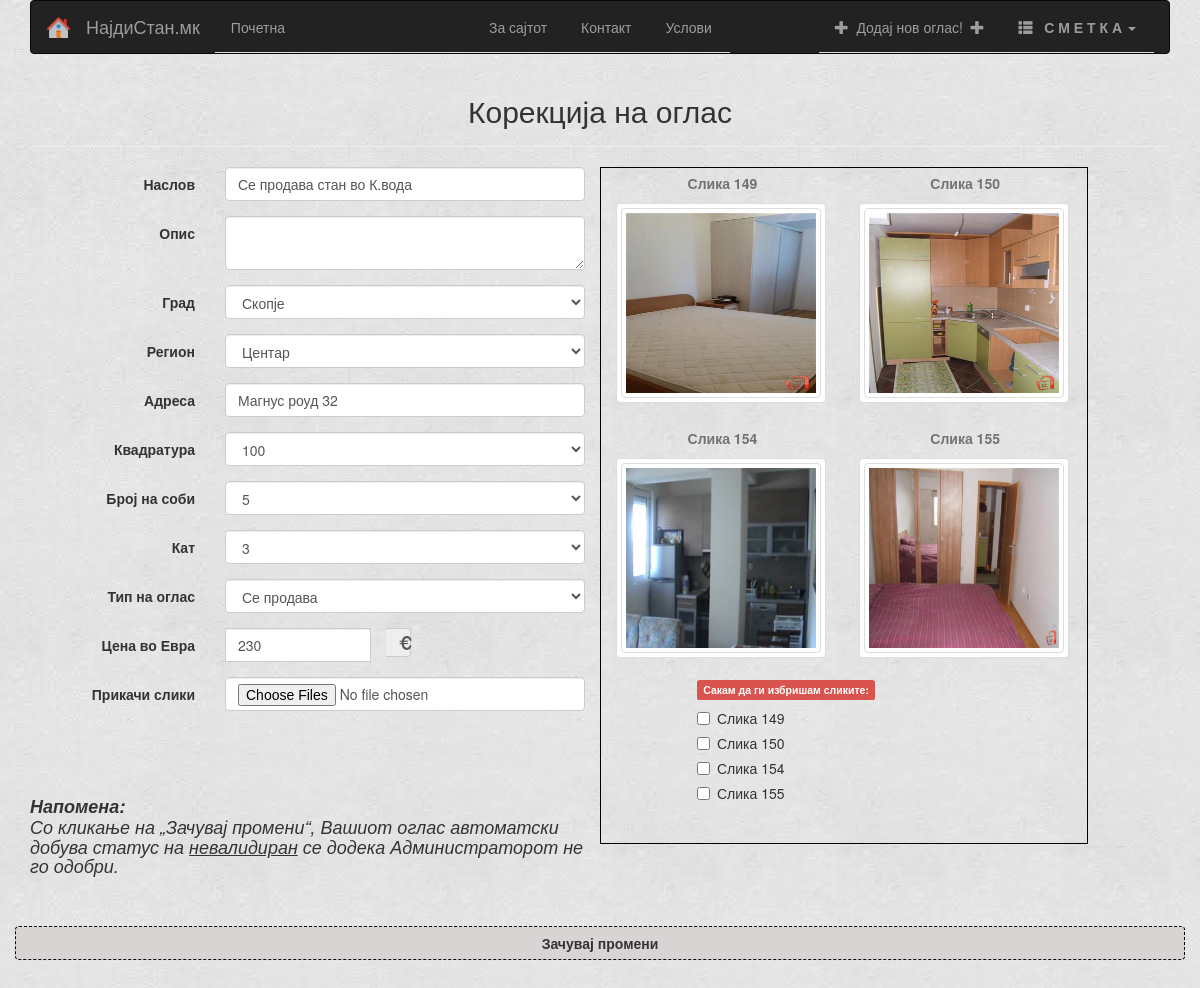
/listing/edit/35 (signed in), run on the app's committed database.
### app/models.py (models this page shows, shortened)
class Condo(db.Model):
    condoId = db.Column(db.Integer, primary_key=True)
    title = db.Column(db.String(30))
    description = db.Column(db.String(150))
    city = db.Column(db.String(30))
    area = db.Column(db.String(30), nullable=True)
    address = db.Column(db.String(80))
    price = db.Column(db.Integer)
    quadrature = db.Column(db.Integer)
    rooms = db.Column(db.Integer)
    floor = db.Column(db.Integer)
    timestamp = db.Column(db.DateTime)
    timesVisited = db.Column(db.Integer)
    available = db.Column(db.Boolean, default=True)
    isApproved = db.Column(db.Boolean, default=False)
    types = db.Column(db.Boolean, default=False)
    user_id = db.Column(db.Integer, db.ForeignKey('users.userId'))
    comsPerCondo = db.relationship('Comment', backref='commentsPerCondo', lazy='dynamic')
    imgsPerCondo = db.relationship('Images', backref='imagesPerCondo', lazy='dynamic')
    actedOn = db.Column(db.Boolean, default=False)

class Images(db.Model):
    imgId = db.Column(db.Integer, primary_key=True)
    path = db.Column(db.String(256))
    condo_id = db.Column(db.Integer, db.ForeignKey('condo.condoId'))

### app/views.py (the view)
@app.route('/listing/edit/<int:cid>')
@login_required
def listingEdit(cid):
    form = ListingForm()
    condoID = Condo.query.get(cid)
    if not condoID:
        flash('Не постои таков стан!')
        return redirect(url_for('index'))
    if condoID.user_id is not current_user.userId:
        flash('Немате доволно привилегии за таква акција!')
        return redirect(url_for('index'))
    condoPics = condoID.imgsPerCondo.all()
    return render_template('listingEdit.html', ccid=condoID, cpics=condoPics, form=form, title='Измена на оглас')

### app/forms.py
class ListingForm(FlaskForm):
    title = StringField('Наслов', validators=[DataRequired(message='Задолжително поле'), Length(min=2, max=100, message='Насловот мора да биде од 2 до 100 карактери')])
    description = TextAreaField('Опис')
    city = SelectField('Град', choices=CITIES, default='Скопје')
    area = SelectField('Регион', choices=SK_AREA, default='Центар')
    areas = SelectField('Регион', choices=SK_AREA[1:], default='Центар')
    address = StringField('Адреса')
    quadrature = SelectField('Квадратура', choices=[(q, q) for q in QUADRATURES], default='100')
    rooms = SelectField('Број на соби', choices=[(r, r) for r in ROOMS], default='5')
    floor = SelectField('Кат', choices=[(f, f) for f in FLOOR], default='3')
    price = StringField('Цена во Евра', validators=[DataRequired(message='Задолжително поле'), Length(min=1, max=9, message='Внесете цел број')])
    file = FileField('Прикачи слики', render_kw={"multiple":""}, validators=[DataRequired(message='Задолжително поле')])
    available = SelectField('Статус', choices=[(k, v) for k,v in CONDO_STATUS], default='1')
    condoType = SelectField('Тип на оглас', choices=[(k, v) for k, v in CONDO_TYPE], default='0')

### app/models.py (called while the page is built)
    @property
    def is_authenticated(self):
        return True

    @property
    def is_admin(self):
        admins = Users.query.filter(Users.isAdmin == 1).all()
        if self in admins:
            return True
        else:
            return False

### app/views.py (called while the page is built)
@lm.user_loader
def load_user(id):
    return Users.query.get(int(id))

@app.before_request
def before_request():
    g.user = current_user
    if g.user.is_authenticated:
        g.user.lastSeen = datetime.datetime.utcnow()
        db.session.add(g.user)
        db.session.commit()

### app/templates/listingEdit.html (shortened to what this page needs)
{% extends 'base.html' %}
{% import 'macros.html' as macros %}
{% block content %}
    <div class="page-header">
     <h2 align="center">Корекција на оглас</h2>
    </div>
    <div class="row" style="margin-bottom: 50px">
        <div class="col-xs-12 col-md-6 col-sm-10 col-sm-offset-0 col-md-offset-2 col-lg-6 col-lg-offset-0">
                 {% call macros.render_form(form, action_url=url_for('listingEditedSubmit'), enctype="multipart/form-data",
                        action_text='Зачувај промени',  class_='form-horizontal') %}
                    {{ macros.render_field_inline_withValue(form.title, placeholder='пр. Нов стан во Лисиче', value=ccid.title ) }}
                    {{ macros.render_field_inline_withValue(form.description, value=ccid.description) }}
                    {{ macros.render_field_inline_withValue(form.city, value=ccid.city) }}
                    {{ macros.render_field_inline_withValue(form.areas, value=ccid.area) }}
                    {{ macros.render_field_inline_withValue(form.address, placeholder='ул. Московска бр. 13', value=ccid.address) }}
                    {{ macros.render_field_inline_withValue(form.quadrature,value=ccid.quadrature) }}
                    {{ macros.render_field_inline_withValue(form.rooms, value=ccid.rooms) }}
                    {{ macros.render_field_inline_withValue(form.floor, value=ccid.floor) }}
                    {% if ccid.types %}
                        {{ macros.render_field_inline_withValue(form.condoType, value=1) }}
                    {% else %}
                        {{ macros.render_field_inline_withValue(form.condoType, value=0) }}
                    {% endif %}
                    {{ macros.render_field_inline_price(form.price, value=ccid.price) }}
                    {{ macros.render_field_inline(form.file) }}
                    <br><br><br><p><h4><i><b>Напомена:</b><br>Со кликање на „Зачувај промени“, Вашиот оглас автоматски добува статус на <u>невалидиран</u> се додека Администраторот не го одобри.</i></h4></p>
            <br><br>
        </div>
        <div class="col-md-10 col-md-offset-2 col-lg-5 col-lg-offset-0" style="border: 1px solid black; min-height: 300px; margin-bottom: 30px;">
            {% if cpics %}
                <div class="row">
                {% for pic in cpics %}
                        <div class="col-md-6 col-lg-6 col-sm-6 col-xs-6">
                         <label class=" help-block text-center">Слика {{pic.imgId}}</label>
                        <a class="thumbnail" href="{{pic.path[3:]}}" data-lightbox="my-set"  style="display: inline-flex; height: 200px;  " >
                            <img class="img-thumbnail" src="{{pic.path[3:]}}" width="200px" height="200px" />
                        </a>
                        </div>
                {% endfor %}
                </div>
                <div class="row" style="margin-bottom: 30px;">
                    <div class="col-md-8 col-md-offset-2 col-lg-8 col-lg-offset-2">
                       <span class="label label-danger">Сакам да ги избришам сликите:</span>
                        {% for pic in cpics %}
                            <div class="checkbox">
                              <label><input type="checkbox" name="imgId{{imgId}}" value="{{pic.imgId}}">Слика {{pic.imgId}}</label>
                            </div>
                        {% endfor %}
                    </div>
                </div>
            {% endif %}
        </div>
        {% endcall %}
    </div>
{% endblock %}

### app/templates/macros.html (shortened to what this page needs)
{% macro render_field_inline(field, label_visible=true) -%}
    <div class="form-group {% if field.errors %}has-error{% endif %} {{ kwargs.pop('class_', '') }}">
        {% if (field.type != 'HiddenField' and field.type !='CSRFTokenField') and label_visible %}
            <label for="{{ field.id }}" class="control-label col-sm-4">{{ field.label }}</label>
        {% endif %}
        <div class="col-sm-8">
            {{ field(class_='form-control', **kwargs) }}
        </div>
    </div>
{%- endmacro %}
{% macro render_field_inline_withValue(field, label_visible=true, value='') -%}
    <div class="form-group {% if field.errors %}has-error{% endif %} {{ kwargs.pop('class_', '') }}">
        {% if (field.type != 'HiddenField' and field.type !='CSRFTokenField') and label_visible %}
            <label for="{{ field.id }}" class="control-label col-sm-4">{{ field.label }}</label>
        {% endif %}
        <div class="col-sm-8">
            {{ field(class_='form-control', value=value, **kwargs) }}
        </div>
    </div>
{%- endmacro %}
{% macro render_field_inline_price(field, label_visible=true, value='') -%}
    <div class="form-group {% if field.errors %}has-error{% endif %} {{ kwargs.pop('class_', '') }}">
        {% if (field.type != 'HiddenField' and field.type !='CSRFTokenField') and label_visible %}
            <label for="{{ field.id }}" class="control-label col-sm-4">{{ field.label }}</label>
        {% endif %}
        <div class="input-group">
        <div class="col-sm-8 col-md-8 col-lg-8">
            {{ field(class_='form-control', value=value, **kwargs) }}
        </div>
        <div class="input-group-addon col-sm-2"><span class="glyphicon glyphicon-eur"></span></div>
         </div>
    </div>
{%- endmacro %}
{% macro render_form(form, action_url='', action_text='Submit',  enctype='', class_='',   btn_class='btn btn-default btn-block') -%}
    <form method="POST" action="{{ action_url }}" role="form" class="{{ class_ }}" enctype="{{enctype}}" autocomplete="off">
        {% if caller %}
            {{ caller() }}
        {% endif %}
        <button type="submit" style='font-weight: bold; background-color: #d8d4d4; border: 1px dashed black; ' class="{{ btn_class }}">{{ action_text }} </button>
{%- endmacro %}

### app/templates/base.html (style rules this page uses)
body { background-image: url("../../../static/img/icons/bg.jpg"); }

### data on the page
Condo: title "Се продава стан во К.вода", city "Скопје", address "Магнус роуд 32", quadrature "100", rooms "5", floor "3", price "230"
Images: imgId "149", path (picture)
Images: imgId "150", path (picture)
Images: imgId "154", path (picture)
Images: imgId "155", path (picture)

### other printed values
{{ field.label }} "Наслов Опис Град Регион Адреса Квадратура Број на соби Кат Тип на оглас"
{{ field.label }} "Цена во Евра"
{{ field.label }} "Прикачи слики"
{{ action_text }} "Зачувај промени"
